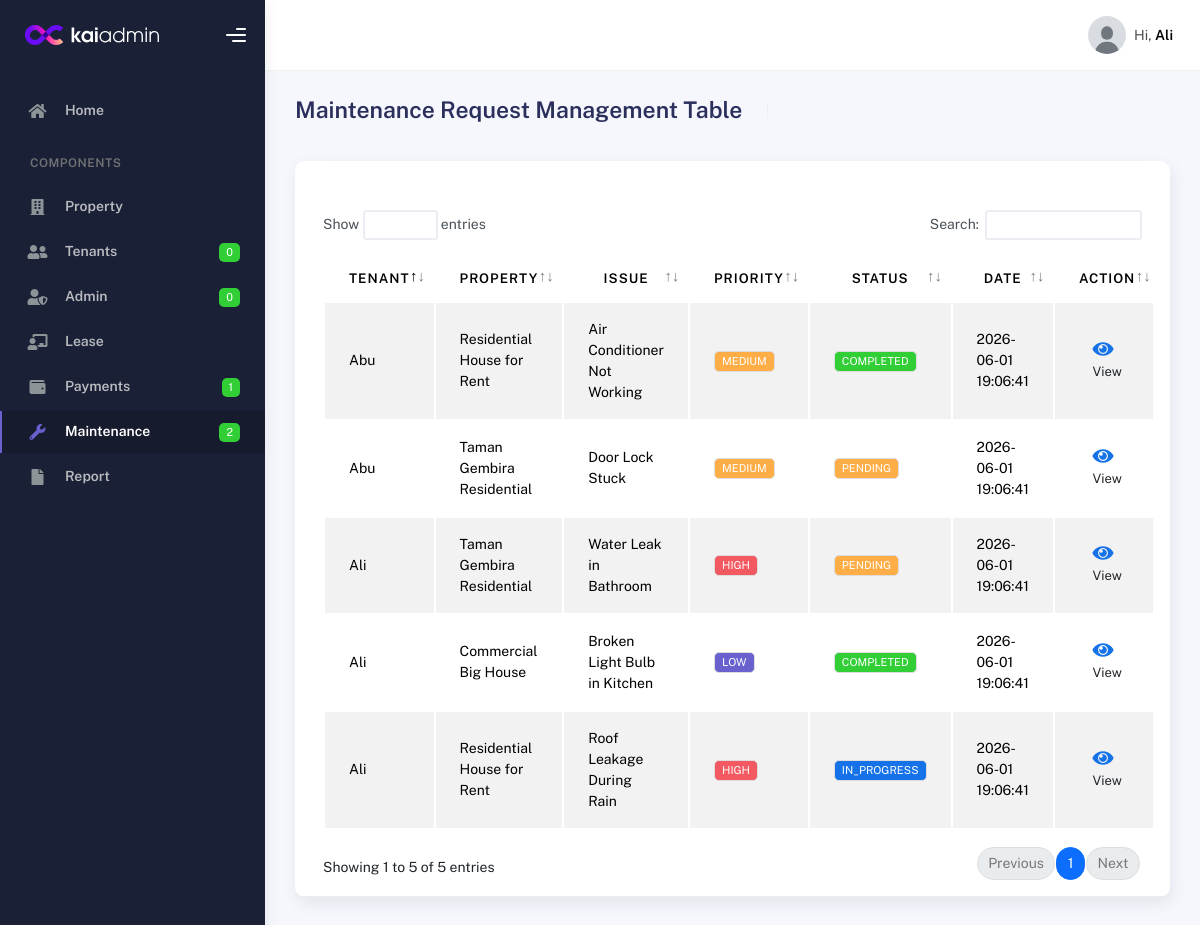
Page /Admin/tables/maintenancerequest.php (signed in) on the committed database.
### tables this page shows
CREATE TABLE `users` (
  `user_id` int(11) NOT NULL,
  `full_name` varchar(100) NOT NULL,
  `pictures` varchar(255) NOT NULL,
  `email` varchar(100) NOT NULL,
  `phone_number` varchar(20) DEFAULT NULL,
  `password` varchar(255) NOT NULL,
  `role` enum('admin','tenant') NOT NULL,
  `status` enum('active','inactive') DEFAULT 'active',
  `created_at` timestamp NOT NULL DEFAULT current_timestamp(),
  `is_read` tinyint(1) DEFAULT 0
);

CREATE TABLE `maintenance_requests` (
  `request_id` int(11) NOT NULL,
  `tenant_id` int(11) NOT NULL,
  `property_id` int(11) NOT NULL,
  `issue_title` varchar(100) NOT NULL,
  `issue_description` text DEFAULT NULL,
  `issue_image` varchar(255) DEFAULT NULL,
  `request_status` enum('pending','in_progress','completed') DEFAULT 'pending',
  `priority_level` enum('low','medium','high') DEFAULT 'medium',
  `admin_remark` text NOT NULL,
  `request_date` timestamp NOT NULL DEFAULT current_timestamp(),
  `completed_date` timestamp NULL DEFAULT NULL
);

CREATE TABLE `properties` (
  `property_id` int(11) NOT NULL,
  `property_name` varchar(100) NOT NULL,
  `property_type` enum('residential','commercial') NOT NULL,
  `address` text NOT NULL,
  `rental_price` decimal(10,2) NOT NULL,
  `number_of_rooms` int(11) DEFAULT NULL,
  `property_description` text DEFAULT NULL,
  `occupancy_status` enum('available','rented') DEFAULT 'available',
  `property_image` varchar(255) DEFAULT NULL,
  `activation` enum('active','inactive') NOT NULL,
  `created_at` timestamp NOT NULL DEFAULT current_timestamp()
);

### Admin/tables/maintenancerequest.php (the view, shortened to what this page needs)
<?php
include '..\databaseconnection.php';
$userId = $_SESSION['user_id'];
$newTenantQuery = mysqli_query(
    $conn,
    "SELECT COUNT(*) AS total
     FROM users
     WHERE role='tenant' AND is_read = 0"
);
$newTenants = mysqli_fetch_assoc($newTenantQuery)['total'];
$adminQuery = mysqli_query(
    $conn,
    "SELECT full_name, email, pictures, status
     FROM users
     WHERE user_id = $userId"
);
$admin = mysqli_fetch_assoc($adminQuery);
$newAdminQuery = mysqli_query(
    $conn,
    "SELECT COUNT(*) AS total
     FROM users
     WHERE role='admin' AND is_read = 0"
);
$newAdmins = mysqli_fetch_assoc($newAdminQuery)['total'];
$paymentQuery = mysqli_query(
    $conn,
    "SELECT COUNT(*) AS total FROM payments WHERE payment_status = 'pending'"
);
$newPayments = mysqli_fetch_assoc($paymentQuery)['total'];
$newMaintenanceQuery = mysqli_query(
    $conn,
    "SELECT COUNT(*) AS total
     FROM maintenance_requests
     WHERE request_status = 'pending'"
);
$newMaintenance = mysqli_fetch_assoc($newMaintenanceQuery)['total'];
$result = mysqli_query($conn, "
    SELECT m.*, u.full_name, p.property_name
    FROM maintenance_requests m
    JOIN users u ON m.tenant_id = u.user_id
    JOIN properties p ON m.property_id = p.property_id
    ORDER BY m.request_date DESC
");
?>
<!DOCTYPE html>
<html lang="en">
  <head>
    <link rel="stylesheet" href="../assets/css/bootstrap.min.css" />
    <link rel="stylesheet" href="../assets/css/plugins.min.css" />
    <link rel="stylesheet" href="../assets/css/kaiadmin.min.css" />
  </head>
  <body>
    <div class="wrapper">
      <div class="sidebar" data-background-color="dark">
        <div class="sidebar-logo">
          <div class="logo-header" data-background-color="dark">
            <a href="../admindashboard.php" class="logo">
              <img
                src="../assets/img/kaiadmin/logo_light.svg"
                alt="navbar brand"
                class="navbar-brand"
                height="20"
              />
            </a>
            <div class="nav-toggle">
              <button class="btn btn-toggle toggle-sidebar">
                <i class="gg-menu-right"></i>
              </button>
            </div>
          </div>
        </div>
        <div class="sidebar-wrapper scrollbar scrollbar-inner">
          <div class="sidebar-content">
            <ul class="nav nav-secondary">
              <li class="nav-item">
                <a href="..\admindashboard.php" class="collapsed" aria-expanded="false">
                  <i class="fas fa-home"></i>
                  <p>Home</p>
                </a>
              </li>
              <li class="nav-section">
                <h4 class="text-section">Components</h4>
              </li>
              <li class="nav-item">
                <a href="propertymanagement.php">
                   <i class="fas fa-building"></i>
                  <p>Property</p>
                </a>
              </li>
              <li class="nav-item">
                <a href="tenantmanagement.php">
                   <i class="fas fa-user-friends"></i>
                  <p>Tenants</p>
                  <span class="badge badge-success"><?php echo $newTenants; ?></span>
                </a>
              </li>
              <li class="nav-item">
                <a href="adminmanagement.php">
                   <i class="fas fa-user-shield"></i>
                  <p>Admin</p>
                  <span class="badge badge-success"><?php echo $newAdmins; ?></span>
                </a>
              </li>
              <li class="nav-item">
                <a href="lease.php">
                  <i class="fas fa-chalkboard-teacher"></i>
                  <p>Lease</p>
                </a>
              </li>
              <li class="nav-item">
                <a href="payments.php">
                  <i class="fas fa-wallet"></i>
                  <p>Payments</p>
                  <span class="badge badge-success"><?php echo $newPayments; ?></span>
                </a>
              </li>
              <li class="nav-item active">
                <a href="maintenancerequest.php">
                   <i class="fas fa-wrench"></i>
                  <p>Maintenance</p>
                  <span class="badge badge-success"><?php echo $newMaintenance; ?></span>
                </a>
              </li>
              <li class="nav-item">
                <a href="reports.php">
                  <i class="fas fa-file"></i>
                  <p>Report</p>
                </a>
              </li>
            </ul>
          </div>
        </div>
      </div>
      <div class="main-panel">
        <div class="main-header">
          <nav class="navbar navbar-header navbar-header-transparent navbar-expand-lg border-bottom">
            <div class="container-fluid">
              <ul class="navbar-nav topbar-nav ms-md-auto align-items-center">
                <li class="nav-item topbar-user dropdown hidden-caret">
                  <a class="dropdown-toggle profile-pic" data-bs-toggle="dropdown" href="#" aria-expanded="false">
                    <div class="avatar-sm">
                      <img
                        src="../<?php echo htmlspecialchars($admin['pictures']); ?>"
                        alt="..."
                        class="avatar-img rounded-circle"
                      />
                    </div>
                    <span class="profile-username">
                      <span class="op-7">Hi,</span>
                      <span class="fw-bold"><?php echo $admin['full_name']; ?></span>
                    </span>
                  </a>
                </li>
              </ul>
            </div>
          </nav>
        </div>
        <div class="container">
          <div class="page-inner">
            <div class="page-header">
              <h3 class="fw-bold mb-3">Maintenance Request Management Table</h3>
              <ul class="breadcrumbs mb-3">
              </ul>
            </div>
            <div class="row">
            <div class="col-md-12">
                <div class="col-md-12">
                <div class="card">
                  <div class="card-header">
                  <div class="card-body">
                    </div>
                    <div class="table-responsive">
                      <table
                        id="add-row"
                        class="display table table-striped table-hover"
                      >
                        <thead>
                          <tr style="text-align: center">
                            <th>Tenant</th>
                            <th>Property</th>
                            <th>Issue</th>
                            <th>Priority</th>
                            <th>Status</th>
                            <th>Date</th>
                            <th style="width: 20%">Action</th>
                          </tr>
                        </thead>
                        <tbody>
                        <?php while($row = mysqli_fetch_assoc($result)) { ?>
                          <tr>
                          <td><?= $row['full_name'] ?></td>
                          <td><?= $row['property_name'] ?></td>
                          <td><?= $row['issue_title'] ?></td>
                          <td>
                          <span class="badge bg-<?=
                              $row['priority_level']=='high'?'danger':
                              ($row['priority_level']=='medium'?'warning':'secondary')
                          ?>">
                          <?= strtoupper($row['priority_level']) ?>
                          </span>
                          </td>
                          <td>
                          <span class="badge bg-<?=
                              $row['request_status']=='pending'?'warning':
                              ($row['request_status']=='in_progress'?'primary':'success')
                          ?>">
                          <?= strtoupper($row['request_status']) ?>
                          </span>
                          </td>
                          <td><?= $row['request_date'] ?></td>
                          <td>
                          <div class="d-flex justify-content-center gap-3">
                          <a href="viewmaintenance.php?id=<?= $row['request_id'] ?>">
                          <i class="fa fa-eye fa-lg"></i><br>
                          <small class = "text-dark">View</small>
                          </a>
                          </div>
                          </td>
                          </tr>
                          <?php } ?>
                      </tbody>
                      </table>
                    </div>
                  </div>
                </div>
              </div>
            </div>
          </div>
        </div>
      </div>
    </div>
  </body>
</html>

### rows in the picture
users: pictures (picture), full_name "Ali"
maintenance_requests: tenant.full_name "Ali", property.property_name "Taman Gembira Residential", issue_title "Water Leak in Bathroom", priority_level "HIGH", request_status "PENDING", request_date "2026-06-01 19:06:41"
maintenance_requests: tenant.full_name "Abu", property.property_name "Residential House for Rent", issue_title "Air Conditioner Not Working", priority_level "MEDIUM", request_status "COMPLETED", request_date "2026-06-01 19:06:41"
maintenance_requests: tenant.full_name "Ali", property.property_name "Commercial Big House", issue_title "Broken Light Bulb in Kitchen", priority_level "LOW", request_status "COMPLETED", request_date "2026-06-01 19:06:41"
maintenance_requests: tenant.full_name "Abu", property.property_name "Taman Gembira Residential", issue_title "Door Lock Stuck", priority_level "MEDIUM", request_status "PENDING", request_date "2026-06-01 19:06:41"
maintenance_requests: tenant.full_name "Ali", property.property_name "Residential House for Rent", issue_title "Roof Leakage During Rain", priority_level "HIGH", request_status "IN_PROGRESS", request_date "2026-06-01 19:06:41"

### other values in the picture
$newTenants "0"
$newAdmins "0"
$newPayments "1"
$newMaintenance "2"
